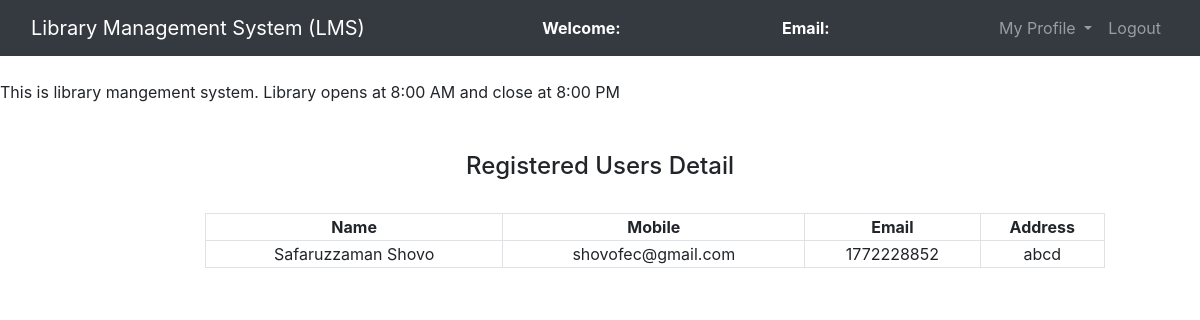
Page /admin/Regusers.php on the committed database.
### tables this page shows
CREATE TABLE `users` (
  `id` int(11) NOT NULL,
  `name` varchar(50) NOT NULL,
  `email` varchar(100) NOT NULL,
  `password` varchar(100) NOT NULL,
  `mobile` int(10) NOT NULL,
  `address` varchar(250) NOT NULL
);

### admin/Regusers.php (the view, shortened to what this page needs)
<?php
	$connection = mysqli_connect("localhost","root","");
	$query = "select * from users";
?>
<!DOCTYPE html>
<html>
<head>
	<link rel="stylesheet" type="text/css" href="../bootstrap-4.4.1/css/bootstrap.min.css">
</head>
<body>
	<nav class="navbar navbar-expand-lg navbar-dark bg-dark">
		<div class="container-fluid">
			<div class="navbar-header">
				<a class="navbar-brand" href="admin_dashboard.php">Library Management System (LMS)</a>
			</div>
			<font style="color: white"><span><strong>Welcome: <?php echo $_SESSION['name'];?></strong></span></font>
			<font style="color: white"><span><strong>Email: <?php echo $_SESSION['email'];?></strong></font>
		    <ul class="nav navbar-nav navbar-right">
		      <li class="nav-item dropdown">
	        	<a class="nav-link dropdown-toggle" data-toggle="dropdown">My Profile </a>
		      </li>
		      <li class="nav-item">
		        <a class="nav-link" href="../logout.php">Logout</a>
		      </li>
		    </ul>
		</div>
	</nav><br>
	<span><marquee>This is library mangement system. Library opens at 8:00 AM and close at 8:00 PM</marquee></span><br><br>
		<center><h4>Registered Users Detail</h4><br></center>
		<div class="row">
			<div class="col-md-2"></div>
			<div class="col-md-8">
				<form>
					<table class="table-bordered" width="900px" style="text-align: center">
						<tr>
							<th>Name</th>
							<th>Mobile</th>
							<th>Email</th>
							<th>Address</th>
						</tr>
					<?php
						$query_run = mysqli_query($connection,$query);
						while ($row = mysqli_fetch_assoc($query_run)){
							$name = $row['name'];
							$email = $row['email'];
							$mobile = $row['mobile'];
							$address = $row['address'];
					?>
						<tr>
							<td><?php echo $name;?></td>
							<td><?php echo $email;?></td>
							<td><?php echo $mobile;?></td>
							<td><?php echo $address;?></td>
						</tr>
					<?php
						}
					?>
				</table>
				</form>
			</div>
			<div class="col-md-2"></div>
		</div>
</body>
</html>

### rows in the picture
users: name "Safaruzzaman Shovo", email "shovofec@gmail.com", mobile "1772228852", address "abcd"
